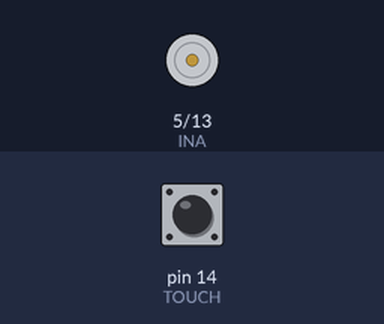
A sketch run on a simulated Arduino Uno, built with avr-gcc and run on an emulated ATmega328P. On the bench: motor-driver pin pairs drawn as motors (green arrow = first pin HIGH = forward, orange = second pin HIGH = backward, longer = more drive). Inputs (shaded band) come from the test bench; at power-on: pin 14 (TOUCH) LOW.

Above: at 1.2 s.
1.3 s: pin 14 (TOUCH) pulled HIGH for 0.15 s
At 2.5 s:
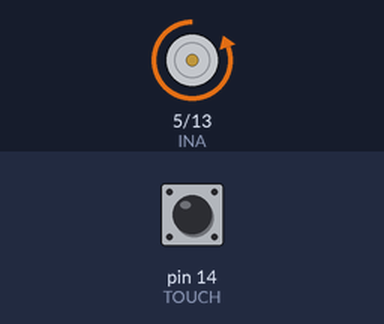
2.9 s: pin 14 (TOUCH) pulled HIGH for 1 s
At 3.7 s:
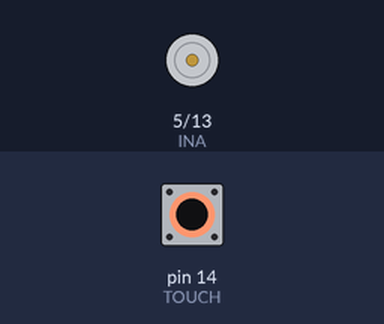
Timing chart, 0 to 5.9 s (numbered marks = the images above; inputs shaded):
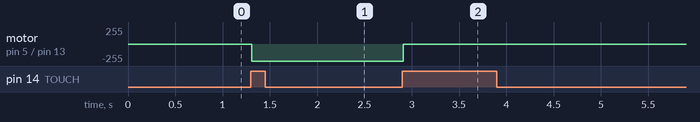

The sketch:

fan.ino
```cpp
/*
 * 130 Motor + HR1124S/HR1154D Motor drive chip
 */

#define TOUCH  14

#define INA    5
#define INB    13

int touch = 0;
int motor_status = 0;

void setup() {
  pinMode(TOUCH, INPUT);

  pinMode(INA, OUTPUT);
  pinMode(INB, OUTPUT);
  digitalWrite(INA, LOW);
  digitalWrite(INB, LOW);
}

void loop() {
  touch = digitalRead(TOUCH);
  if (touch) {
    delay(10);
    touch = digitalRead(TOUCH);
    if (touch) {
      motor_status = digitalRead(INB);
      if (motor_status) {
        digitalWrite(INB, LOW);
      } else {
        digitalWrite(INB, HIGH);
      }
    }
  }
  while (1) {
    touch = digitalRead(TOUCH);
    if (!touch)
      break;
  }
}
```

Measured:
- after the input at 1.3 s, motor on pin 5 (INA) / pin 13 (INB): stopped → backward 255/255 at once
- after the input at 2.9 s, motor on pin 5 (INA) / pin 13 (INB): backward 255/255 → stopped at once
